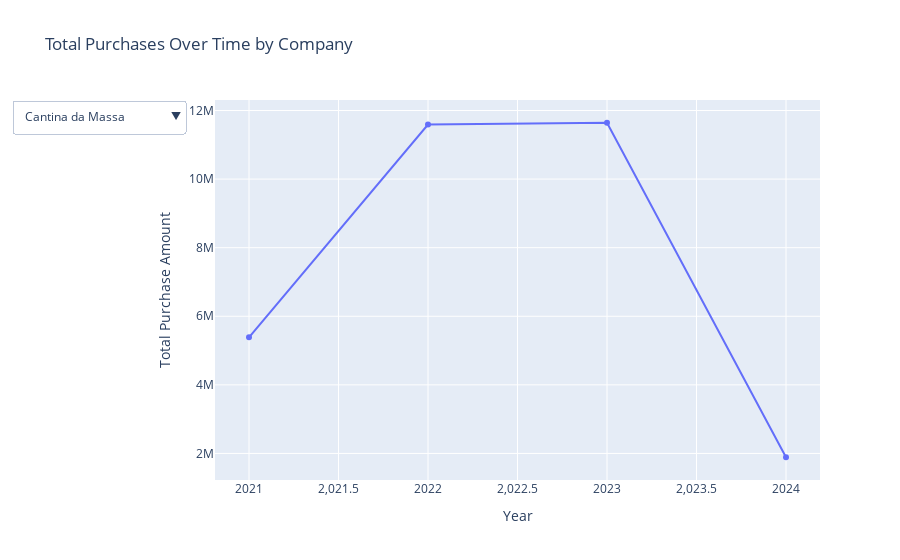

Here is the notebook cell this chart was saved with:
### Code cell
import plotly.express as px
import plotly.graph_objects as go
from plotly.subplots import make_subplots

# Function to create a figure for a specific company
def create_figure(company):
    filtered_df = company_purchases_yearly[company_purchases_yearly['COMPANY_NAME'] == company]
    fig = px.line(filtered_df, x='year', y='TOTAL_AMOUNT', title=f'Total Purchases Over Time for {company}')
    fig.update_layout(xaxis_title='Year', yaxis_title='Total Purchase Amount')
    return fig

# Create a dropdown menu with Plotly
dropdown_buttons = [
    {
        'label': company,
        'method': 'update',
        'args': [{'visible': [company == comp for comp in top_companies]}]
    }
    for company in top_companies
]

# Create subplots (one for each company initially set to not visible)
fig = make_subplots(rows=1, cols=1)

# Add a trace for each company
for company in top_companies:
    filtered_df = company_purchases_yearly[company_purchases_yearly['COMPANY_NAME'] == company]
    fig.add_trace(
        go.Scatter(x=filtered_df['year'], y=filtered_df['TOTAL_AMOUNT'], mode='lines+markers', name=company),
        row=1, col=1
    )

# Update layout with dropdown menu
fig.update_layout(
    title='Total Purchases Over Time by Company',
    xaxis_title='Year',
    yaxis_title='Total Purchase Amount',
    updatemenus=[{
        'buttons': dropdown_buttons,
        'direction': 'down',
        'showactive': True
    }]
)

# Initially, show the first company's data only
fig.update_traces(visible=False)
fig.data[0].visible = True

fig.show()

### Figure 1 — Plotly figure (JSON) as saved in the notebook; plotly's stock layout.template omitted (floating-point values rounded to 4 significant figures)
{"data": [{"mode": "lines+markers", "name": "Primo Pobre", "type": "scatter", "visible": false, "x": [2019, 2020, 2021, 2022, 2023], "xaxis": "x", "y": [5851000.0, 7724000.0, 10540000.0, 11130000.0, 5043000.0], "yaxis": "y"}, {"mode": "lines+markers", "name": "Shoio", "type": "scatter", "visible": false, "x": [2018, 2019, 2020, 2021, 2022, 2023, 2024], "xaxis": "x", "y": [188700.0, 4541000.0, 3071000.0, 6762000.0, 9012000.0, 10310000.0, 1367000.0], "yaxis": "y"}, {"mode": "lines+markers", "name": "Cantina da Massa", "type": "scatter", "visible": true, "x": [2021, 2022, 2023, 2024], "xaxis": "x", "y": [5386000.0, 11590000.0, 11640000.0, 1889000.0], "yaxis": "y"}, {"mode": "lines+markers", "name": "BSB Vila Cinco", "type": "scatter", "visible": false, "x": [2018, 2019, 2020, 2021, 2022, 2023, 2024], "xaxis": "x", "y": [632200.0, 5966000.0, 2679000.0, 4643000.0, 6803000.0, 5857000.0, 467000.0], "yaxis": "y"}, {"mode": "lines+markers", "name": "Iate - Vila Cinco", "type": "scatter", "visible": false, "x": [2023, 2024], "xaxis": "x", "y": [21720000.0, 3441000.0], "yaxis": "y"}, {"mode": "lines+markers", "name": "Victrola", "type": "scatter", "visible": false, "x": [2014, 2015, 2016, 2017, 2018, 2019, 2020], "xaxis": "x", "y": [2858000.0, 4261000.0, 3394000.0, 2197000.0, 2681000.0, 2725000.0, 283800.0], "yaxis": "y"}, {"mode": "lines+markers", "name": "Aero Vila Cinco", "type": "scatter", "visible": false, "x": [2018, 2019, 2020, 2021, 2022, 2023, 2024], "xaxis": "x", "y": [225000.0, 4615000.0, 1976000.0, 2770000.0, 5168000.0, 3106000.0, 231800.0], "yaxis": "y"}, {"mode": "lines+markers", "name": "Alfredos 408n", "type": "scatter", "visible": false, "x": [2020, 2021, 2022, 2023, 2024], "xaxis": "x", "y": [219300.0, 2860000.0, 5140000.0, 7539000.0, 1130000.0], "yaxis": "y"}, {"mode": "lines+markers", "name": "XAMAM", "type": "scatter", "visible": false, "x": [2020, 2021, 2022, 2023, 2024], "xaxis": "x", "y": [8549000.0, 3685000.0, 2211000.0, 1918000.0, 90390.0], "yaxis": "y"}, {"mode": "lines+markers", "name": "Costelaria Gaucha Lago", "type": "scatter", "visible": false, "x": [2021, 2022, 2023, 2024], "xaxis": "x", "y": [101500.0, 824500.0, 13220000.0, 2074000.0], "yaxis": "y"}], "layout": {"autosize": true, "title": {"text": "Total Purchases Over Time by Company"}, "updatemenus": [{"active": 2, "buttons": [{"args": [{"visible": [true, false, false, false, false, false, false, false, false, false]}], "label": "Primo Pobre", "method": "update"}, {"args": [{"visible": [false, true, false, false, false, false, false, false, false, false]}], "label": "Shoio", "method": "update"}, {"args": [{"visible": [false, false, true, false, false, false, false, false, false, false]}], "label": "Cantina da Massa", "method": "update"}, {"args": [{"visible": [false, false, false, true, false, false, false, false, false, false]}], "label": "BSB Vila Cinco", "method": "update"}, {"args": [{"visible": [false, false, false, false, true, false, false, false, false, false]}], "label": "Iate - Vila Cinco", "method": "update"}, {"args": [{"visible": [false, false, false, false, false, true, false, false, false, false]}], "label": "Victrola", "method": "update"}, {"args": [{"visible": [false, false, false, false, false, false, true, false, false, false]}], "label": "Aero Vila Cinco", "method": "update"}, {"args": [{"visible": [false, false, false, false, false, false, false, true, false, false]}], "label": "Alfredos 408n", "method": "update"}, {"args": [{"visible": [false, false, false, false, false, false, false, false, true, false]}], "label": "XAMAM", "method": "update"}, {"args": [{"visible": [false, false, false, false, false, false, false, false, false, true]}], "label": "Costelaria Gaucha Lago", "method": "update"}], "direction": "down", "showactive": true}], "xaxis": {"anchor": "y", "autorange": true, "domain": [0, 1], "range": [2021.0, 2024.0], "title": {"text": "Year"}, "type": "linear"}, "yaxis": {"anchor": "x", "autorange": true, "domain": [0, 1], "range": [1084000.0, 12450000.0], "title": {"text": "Total Purchase Amount"}, "type": "linear"}}}
